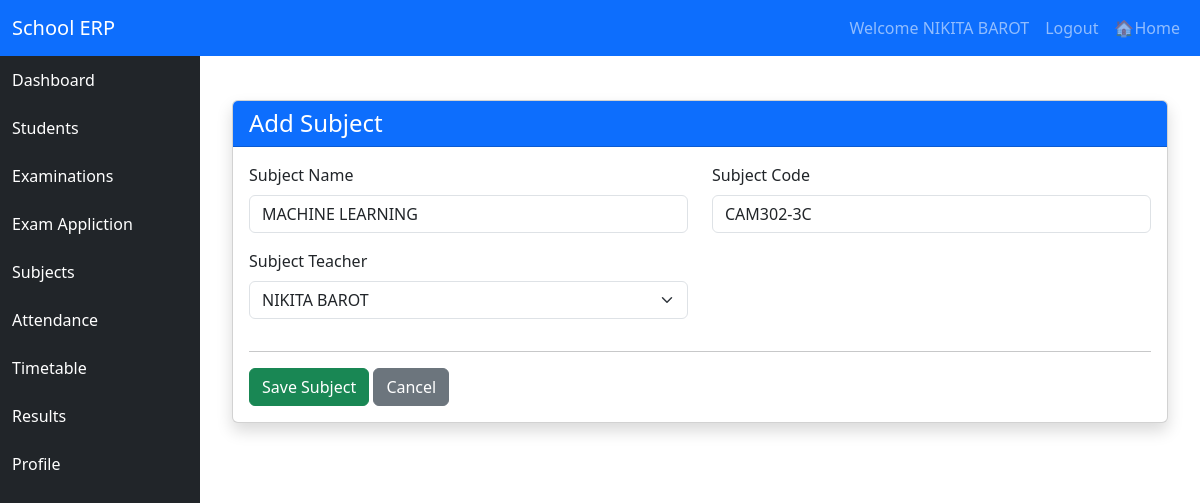
The page /subjects/update-subject/1 (signed in) on the database its author committed.
### accounts/models.py (models this page shows, shortened)
class User(AbstractUser):
    ROLE_CHOICES = [
        ('admin','Admin'),
        ('teacher','Teacher'),
        ('student','Student'),
    ]
    role = models.CharField(
        max_length=20,
        choices=ROLE_CHOICES
    )

### subjects/models.py (models this page shows, shortened)
class Subject(models.Model):
    name = models.CharField(
        max_length=100,
        unique=True
        )
    code = models.CharField(
        max_length=9,
        unique=True
    )
    teacher = models.ForeignKey(
        Teacher,
        on_delete=models.SET_NULL,
        null=True,
        blank=True
    )

### subjects/views.py (the view)
# urls.py: path('update-subject/<int:pk>', views.subject_update, name='subject_update'),
def subject_update(request, pk):
    subject = get_object_or_404(
        Subject,
        pk=pk
    )
    form = SubjectForm(
        request.POST or None,
        instance=subject
    )
    if form.is_valid():
        form.save()
        return redirect('subject_list')
    context = {
        'form' : form
    }
    return render(request, 'subjects/subject_form.html', context)

### subjects/forms.py
class SubjectForm(forms.ModelForm):
    class Meta:
        model = Subject
        fields = '__all__'
        widgets = {
            'name' : forms.TextInput(attrs={'class' : 'form-control'}),
            'code' : forms.TextInput(attrs={'class' : 'form-control'}),
            'teacher' : forms.Select(attrs={'class' : 'form-select'}),
        }

### teachers/models.py (called while the page is built)
    def __str__(self):
        return self.name

### templates/subjects/subject_form.html (shortened to what this page needs)
{% extends 'base.html' %}
{% block content %}
<div class="container mt-4">
    <div class="card shadow">
        <div class="card-header bg-primary text-white">
            <h4 class="mb-0">Add Subject</h4>
        </div>
        <div class="card-body">
            <form method="post" enctype="multipart/form-data">
                <div class="row">
                    <div class="col-md-6 mb-3">
                        <label class="form-label">Subject Name</label>
                        {{ form.name }}
                    </div>
                    <div class="col-md-6 mb-3">
                        <label class="form-label">Subject Code</label>
                        {{ form.code }}
                    </div>
                    <div class="col-md-6 mb-3">
                        <label class="form-label">Subject Teacher</label>
                        {{ form.teacher }}
                    </div>
                </div>
                <hr>
                <button type="submit" class="btn btn-success">
                    Save Subject
                </button>
                <a href="{% url 'subject_list' %}" class="btn btn-secondary">
                    Cancel
                </a>
            </form>
        </div>
    </div>
</div>
{% endblock %}

### templates/navbar.html (shortened to what this page needs)
<nav class="navbar navbar-expand-lg navbar-dark bg-primary">
    <div class="container-fluid">
        <a class="navbar-brand" href="#">
            School ERP
        </a>
        <div class="collapse navbar-collapse"
             id="navbarNav">
            <ul class="navbar-nav ms-auto">
                {% if user.is_authenticated %}
                <li class="nav-item">
                    <span class="nav-link">
                        Welcome {{ user.username }}
                    </span>
                </li>
                <li class="nav-item">
                    <a class="nav-link"
                       href="{% url 'logout' %}">
                        Logout
                    </a>
                </li>
                <li class="nav-item">
                    <a class="nav-link"
                       href="{% url 'home_redirect' %}">
                        🏠Home
                    </a>
                </li>
                {% endif %}
            </ul>
        </div>
    </div>
</nav>

### rows shown on the page
User: username "NIKITA BAROT"
Subject: name "MACHINE LEARNING", code "CAM302-3C", teacher "NIKITA BAROT"
